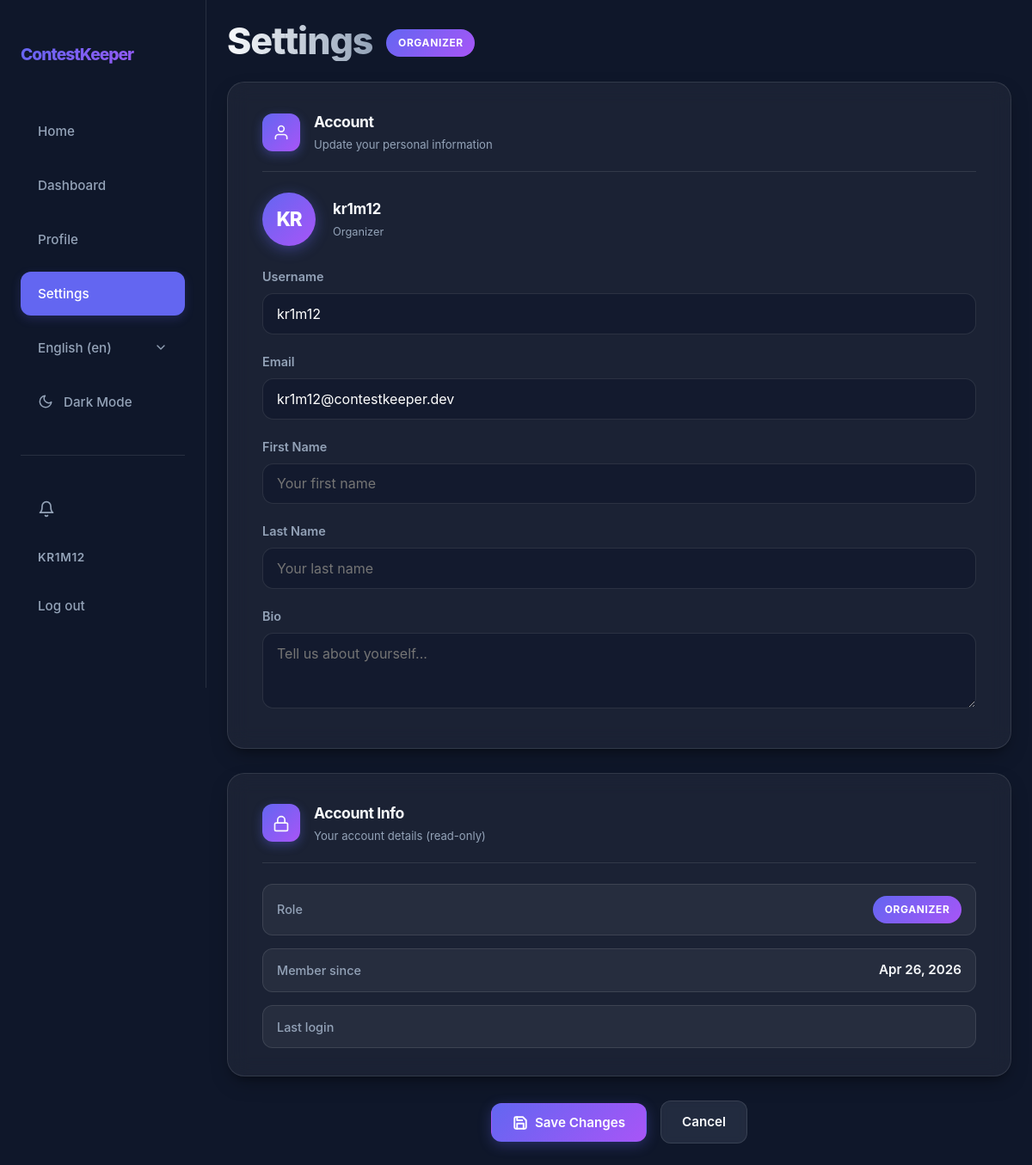
/en/settings/ (signed in), run on an earlier commit of the app's database.
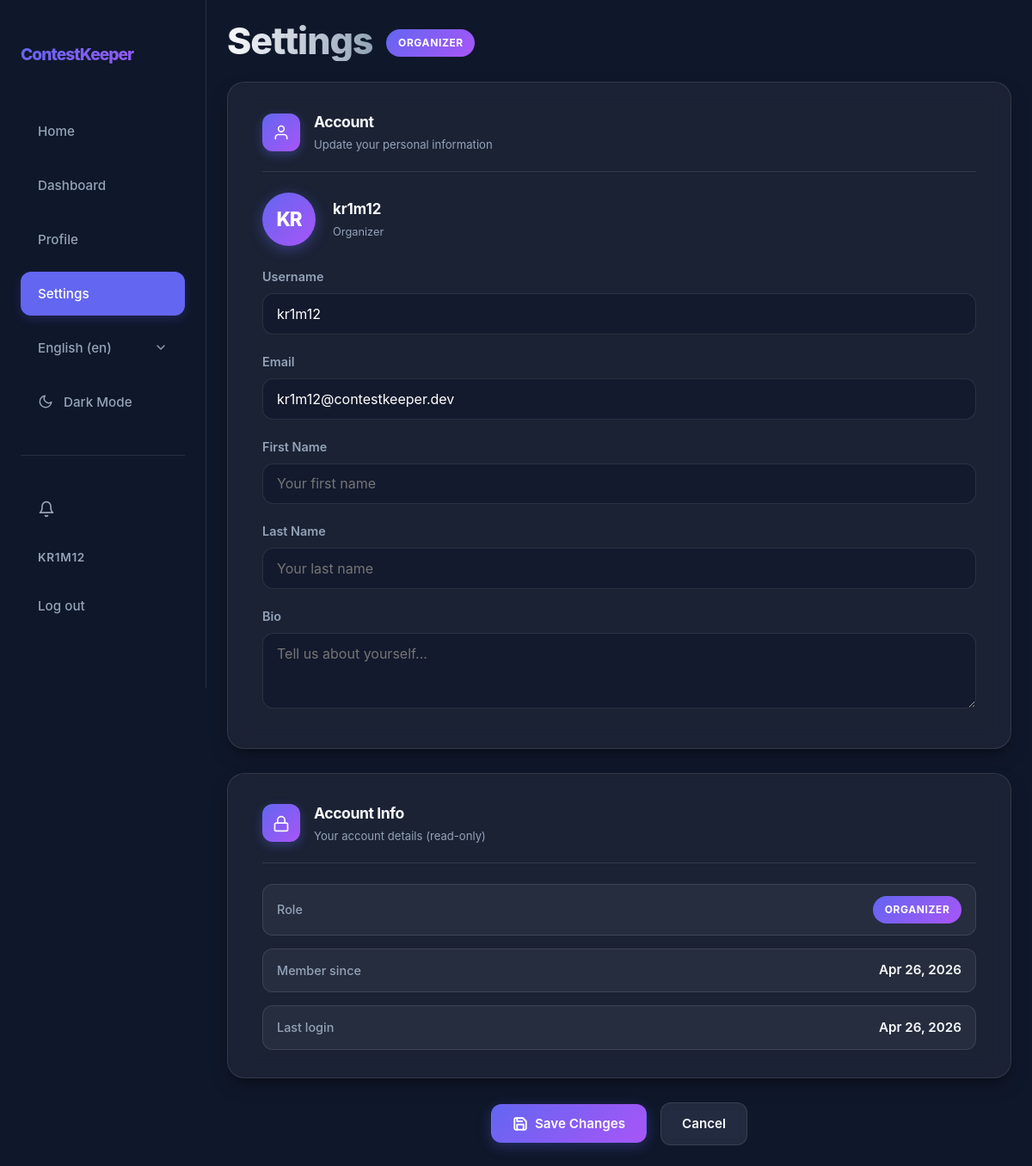
And on a later commit of the database.
### app/models.py (models this page shows, shortened)
class User(AbstractUser):
    class Role(models.TextChoices):
        ORGANIZER = "ORGANIZER", _("Organizer")
        JURY = "JURY", _("Jury")
        PARTICIPANT = "PARTICIPANT", _("Participant")
    username = models.CharField(max_length=20, unique=True)
    bio = models.CharField(max_length=200, blank=True)
    role = models.CharField(choices=Role.choices, default=Role.PARTICIPANT)

### app/views/views_general.py (the view, shortened to what this page needs)
# urls.py: path("settings/", views.SettingsView.as_view(), name="settings"),
class SettingsView(RedirectToRegisterMixin, View):
    def get(self, request):
        form = UserSettingsForm(instance=request.user)
        return render(request, "app/core/settings.html", {
            "form": form,
            "saved": request.GET.get("saved") == "1",
        })

### app/forms.py
class UserSettingsForm(forms.ModelForm):
    class Meta:
        model = User
        fields = ("username", "email", "first_name", "last_name", "bio")
        widgets = {
            "username": forms.TextInput(attrs={"class": "form-input", "placeholder": "Your username"}),
            "email": forms.EmailInput(attrs={"class": "form-input", "placeholder": "Your email address"}),
            "first_name": forms.TextInput(attrs={"class": "form-input", "placeholder": "Your first name"}),
            "last_name": forms.TextInput(attrs={"class": "form-input", "placeholder": "Your last name"}),
            "bio": forms.Textarea(attrs={"class": "form-input", "rows": 3, "placeholder": "Tell us about yourself..."}),
        }

### app/context_processors.py (called while the page is built)
def notification_count(request):
    if request.user.is_authenticated:
        return {
            'unread_notification_count': request.user.notifications.filter(is_read=False).count()
        }
    return {'unread_notification_count': 0}

### app/templates/app/core/settings.html (shortened to what the changed rows need)
{% extends 'app/core/base.html' %}
{% load static i18n %}
{% block extra_css %}
<link rel="stylesheet" href="{% static 'css/core/settings.css' %}">
{% endblock %}
{% block main_class %}page-narrow{% endblock %}
{% block content %}
        <header class="dashboard-header">
            <div class="header-left header-left--row">
                <h1 id="h1">{% trans "Settings" %}</h1>
                <span class="role-badge">{{ user.get_role_display }}</span>
            </div>
        </header>
        <form method="post" class="settings-layout" novalidate>
            <section class="settings-card">
                <div class="settings-card__header">
                    <div>
                        <h2 class="settings-card__title">{% trans "Account" %}</h2>
                    </div>
                </div>
                <div class="settings-avatar div-001">
                    <div class="settings-avatar__circle">
                        {{ user.username|slice:":2"|upper }}
                    </div>
                    <div class="settings-avatar__info">
                        <span class="settings-avatar__name">{{ user.username }}</span>
                        <span class="settings-avatar__role">{{ user.get_role_display }}</span>
                    </div>
                </div>
                <div class="settings-fields">
                    <div class="form-group">
                        <label class="form-label" for="{{ form.username.id_for_label }}">{% trans "Username" %}</label>
                        {{ form.username }}
                    </div>
                    <div class="form-group">
                        <label class="form-label" for="{{ form.email.id_for_label }}">{% trans "Email" %}</label>
                        {{ form.email }}
                    </div>
                    <div class="form-group">
                        <label class="form-label" for="{{ form.first_name.id_for_label }}">{% trans "First Name" %}</label>
                        {{ form.first_name }}
                    </div>
                    <div class="form-group">
                        <label class="form-label" for="{{ form.last_name.id_for_label }}">{% trans "Last Name" %}</label>
                        {{ form.last_name }}
                    </div>
                    <div class="form-group">
                        <label class="form-label" for="{{ form.bio.id_for_label }}">{% trans "Bio" %}</label>
                        {{ form.bio }}
                    </div>
                </div>
            </section>
            <section class="settings-card">
                <div class="settings-card__header">
                    <div>
                        <h2 class="settings-card__title">{% trans "Account Info" %}</h2>
                    </div>
                </div>
                <div class="settings-info-grid">
                    <div class="settings-info-item">
                        <span class="settings-info-item__value">
                            <span class="role-badge">{{ user.get_role_display }}</span>
                        </span>
                    </div>
                    <div class="settings-info-item">
                        <span class="settings-info-item__label">{% trans "Member since" %}</span>
                        <span class="settings-info-item__value">{{ user.date_joined|date:"M d, Y" }}</span>
                    </div>
                    <div class="settings-info-item">
                        <span class="settings-info-item__label">{% trans "Last login" %}</span>
                        <span class="settings-info-item__value">{{ user.last_login|date:"M d, Y" }}</span>
                    </div>
                </div>
            </section>
        </form>
{% endblock %}

### app/templates/app/core/nav.html (shortened to what this page needs)
{% load static i18n %}
<nav id="nav">
    <div class="nav-container">
        <a href="{% url 'home' %}" class="nav-logo">ContestKeeper</a>
        <div class="nav-links">
            <button data-url="{% url 'home' %}" class="nav-link" id="homeBtn">{% trans "Home" %}</button>
            <button data-url="{% url 'dashboard' %}" class="nav-link" id="dashboardBtn">{% trans "Dashboard" %}</button>
            <button data-url="{% url 'profile' %}" class="nav-link" id="profileBtn">{% trans "Profile" %}</button>
            <button data-url="{% url 'settings' %}" class="nav-link" id="settingsBtn">{% trans "Settings" %}</button>
            <div class="nav-lang-switcher">
                <form action="{% url 'set_language' %}" method="post" class="form-001">
                    <select name="language" onchange="this.form.submit()" class="nav-lang-select" aria-label="{% trans 'Select language' %}">
                        {% get_current_language as LANGUAGE_CODE %}
                        {% get_available_languages as LANGUAGES %}
                        {% get_language_info_list for LANGUAGES as languages %}
                        {% for language in languages %}
                            <option value="{{ language.code }}"{% if language.code == LANGUAGE_CODE %} selected{% endif %}>
                                {{ language.name_local }} ({{ language.code }})
                            </option>
                        {% endfor %}
                    </select>
                </form>
            </div>
            <button id="themeToggle" class="nav-link" aria-label="{% trans 'Toggle theme' %}">
                <svg id="themeIcon" width="18" height="18" viewBox="0 0 24 24" fill="none" stroke="currentColor" stroke-width="2" stroke-linecap="round" stroke-linejoin="round" class="svg-001">
                    <path d="M21 12.79A9 9 0 1 1 11.21 3 7 7 0 0 0 21 12.79z"></path>
                </svg>
                <span id="themeText">{% if request.COOKIES.theme == 'light' %}{% trans "Light Mode" %}{% else %}{% trans "Dark Mode" %}{% endif %}</span>
            </button>
            <hr class="nav-auth-divider">
            {% if user.is_authenticated %}
            <button data-url="{% url 'notification_list' %}" class="nav-link notification-btn" id="notificationsBtn" aria-label="{% trans 'Notifications' %}">
                <svg width="20" height="20" viewBox="0 0 24 24" fill="none" stroke="currentColor" stroke-width="2" stroke-linecap="round" stroke-linejoin="round">
                    <path d="M18 8A6 6 0 0 0 6 8c0 7-3 9-3 9h18s-3-2-3-9"></path>
                    <path d="M13.73 21a2 2 0 0 1-3.46 0"></path>
                </svg>
            </button>
            <span class="nav-user">{{ user.username }}</span>
            <form method="post" action="{% url 'logout' %}" class="nav-logout-form">
                <button type="submit" class="nav-link">{% trans "Log out" %}</button>
            </form>
            {% else %}
            <a href="{% url 'register' %}" class="nav-link">{% trans "Register" %}</a>
            <a href="{% url 'login' %}" class="nav-link">{% trans "Log in" %}</a>
            {% endif %}
        </div>
    </div>
</nav>

What changed in the data, as far as the page shows it:
changed User "KR": last_login (not shown) → "Apr 26, 2026"
